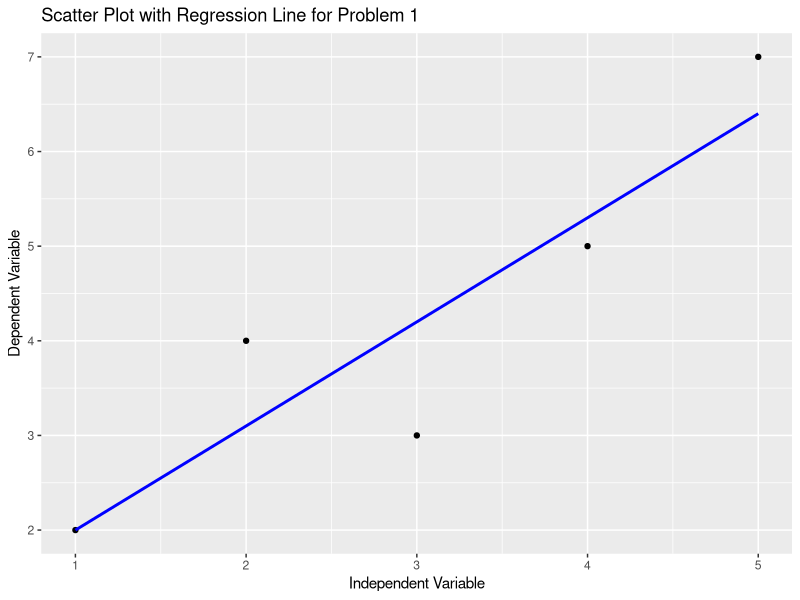
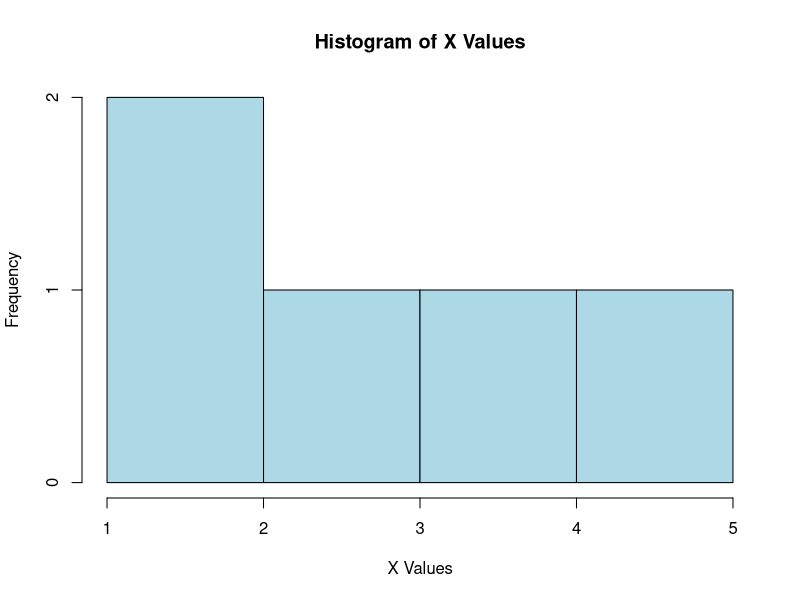

Write the R code that produced these figures, in order.
## ---- chunk 1
#| label: fig-problem1-plot
# Example R code to generate a plot for Problem 1
library(ggplot2)
data <- data.frame(x = c(1, 2, 3, 4, 5), y = c(2, 4, 3, 5, 7))
ggplot(data, aes(x = x, y = y)) +
    geom_point() +
    geom_smooth(method = "lm", se = FALSE, color = "blue") +
    labs(
        title = "Scatter Plot with Regression Line for Problem 1",
        x = "Independent Variable",
        y = "Dependent Variable"
    )
## ---- chunk 2
#| label: fig-problem2-plot
# Example R code for creating a histogram
hist(data$x, main = "Histogram of X Values", xlab = "X Values", col = "lightblue", border = "black")
## ---- chunk 3
sessionInfo()
